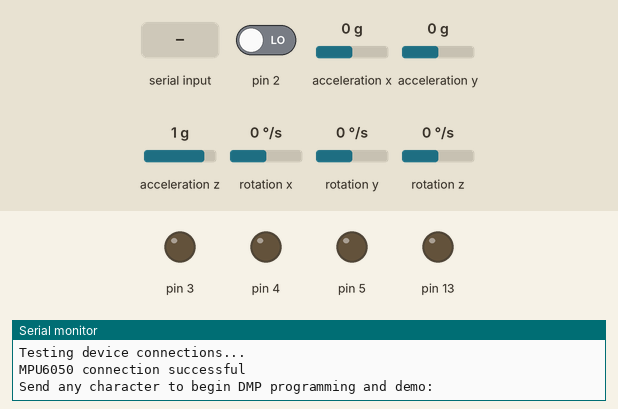
Bench run of a sketch on a simulated Arduino Uno, built with avr-gcc and run on an emulated ATmega328P. On the bench: output pins drawn as LEDs (lit = HIGH), the last lines printed to the serial monitor. The test bench sets the inputs (shaded band); at power-on: acceleration x 0 g, pin 2 LOW, acceleration y 0 g, acceleration z 1 g, rotation x 0 °/s, rotation y 0 °/s, rotation z 0 °/s. The sensor or clock chip raises its interrupt line as the real part does.

Above: at 0.9 s.
1.0 s: "1" received over Serial
At 2.2 s:
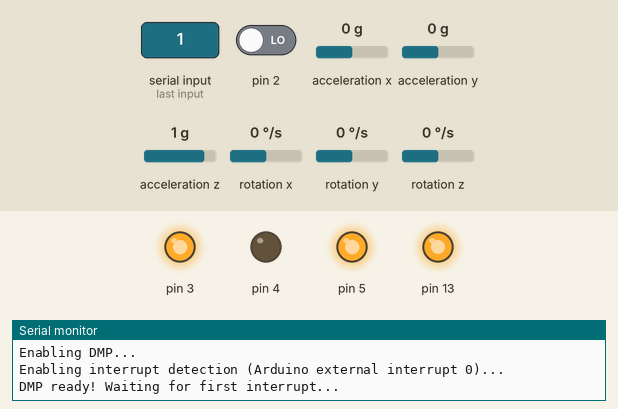
3.0 s: acceleration x set to -0.4 g
4.5 s: acceleration x set to -0.7 g
At 5.7 s:
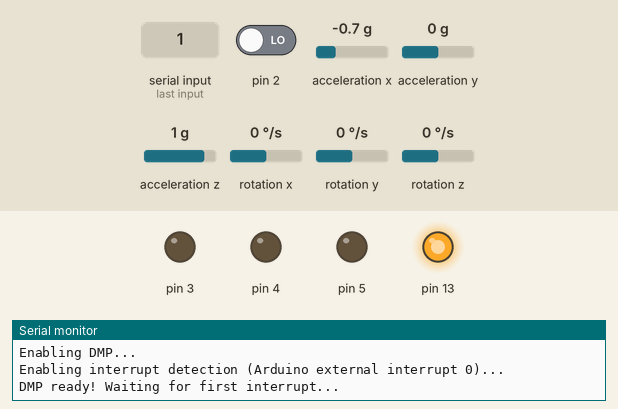
6.0 s: acceleration x set to 0.8 g
At 7.0 s:
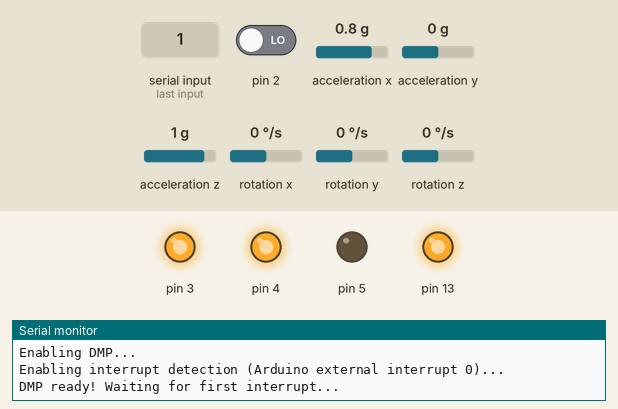
7.5 s: pin 2 driven HIGH
At 8.3 s:
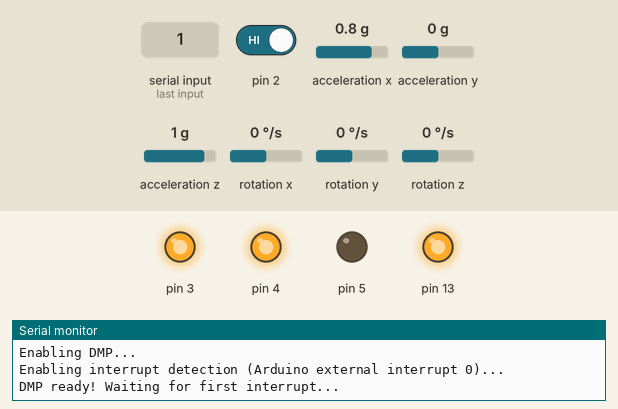
Timing chart, 0 to 10.0 s (numbered marks = the images above; inputs shaded):
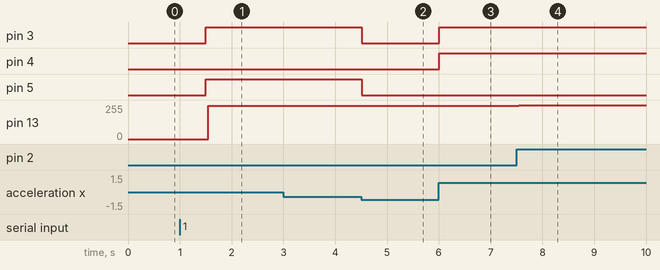

Measured:
- the behaviour switches between -0.5 and -0.6 g on acceleration x (found by bisection; images 1 and 2)
- after the input at 1.0 s, pin 3, pin 5: LOW → HIGH after 0.51 s; pin 13: 0/255 → 250/255 after 0.55 s
- after the input at 3.0 s, every drawn part: stays the same
- after the input at 4.5 s, pin 3, pin 5: HIGH → LOW at once
- after the input at 6.0 s, pin 3, pin 4: LOW → HIGH at once
- after the input at 7.5 s, pin 13: 250/255 → 255/255 after 0.05 s

The sketch:

MotorControl.ino
```cpp
#include <Wire.h>
#include <I2Cdev.h>
#include <MPU6050_6Axis_MotionApps20.h>
#include <Pid.h>
#include <Motor.h>

//Define Variables we'll be connecting to
double Setpoint, Input, Output;

double Kp = 10000;
double Ki = 0;
double Kd = 0;

//Specify the links and initial tuning parameters
Pid myPID(&Input, &Output, &Setpoint, Kp, Ki, Kd, DIRECT);

int speedOffset = 200;
int motorSpeed  = 0;

Motor myMotor(3, 4, 5);

MPU6050 mpu;

// MPU control/status vars
bool dmpReady = false;  // set true if DMP init was successful
uint8_t mpuIntStatus;   // holds actual interrupt status byte from MPU
uint8_t devStatus;      // return status after each device operation (0 = success, !0 = error)
uint16_t packetSize;    // expected DMP packet size (default is 42 bytes)
uint16_t fifoCount;     // count of all bytes currently in FIFO
uint8_t fifoBuffer[64]; // FIFO storage buffer

// orientation/motion vars
Quaternion q;        // [w, x, y, z]         quaternion container
VectorInt16 aa;      // [x, y, z]            accel sensor measurements
VectorInt16 aaReal;  // [x, y, z]            gravity-free accel sensor measurements
VectorInt16 aaWorld; // [x, y, z]            world-frame accel sensor measurements
VectorFloat gravity; // [x, y, z]            gravity vector
float euler[3];      // [psi, theta, phi]    Euler angle container
float ypr[3];        // [yaw, pitch, roll]   yaw/pitch/roll container and gravity vector

// ================================================================
// ===               INTERRUPT DETECTION ROUTINE                ===
// ================================================================

volatile bool mpuInterrupt = false; // indicates whether MPU interrupt pin has gone high

void dmpDataReady() {
	mpuInterrupt = true;
}

// ================================================================
// ===                      INITIAL SETUP                       ===
// ================================================================

void setup() {

	// join I2C bus (I2Cdev library doesn't do this automatically)
	Wire.begin();

	// initialize serial communication
	// (115200 chosen because it is required for Teapot Demo output, but it's
	// really up to you depending on your project)
	Serial.begin(115200);

	// initialize device
	Serial.println(F("Initializing I2C devices..."));
	mpu.initialize();

	// verify connection
	Serial.println(F("Testing device connections..."));
	Serial.println(mpu.testConnection() ? F("MPU6050 connection successful") : F("MPU6050 connection failed"));

	// wait for ready
	Serial.println(F("\nSend any character to begin DMP programming and demo: "));
	while (Serial.available() && Serial.read()); // empty buffer
	while (!Serial.available()); // wait for data
	while (Serial.available() && Serial.read()); // empty buffer again

	// load and configure the DMP
	Serial.println(F("Initializing DMP..."));
	devStatus = mpu.dmpInitialize();

	// make sure it worked (returns 0 if so)
	if (devStatus == 0) {
		// turn on the DMP, now that it's ready
		Serial.println(F("Enabling DMP..."));
		mpu.setDMPEnabled(true);

		// enable Arduino interrupt detection
		Serial.println(F("Enabling interrupt detection (Arduino external interrupt 0)..."));
		attachInterrupt(0, dmpDataReady, RISING);
		mpuIntStatus = mpu.getIntStatus();

		// set our DMP Ready flag so the main loop() function knows it's okay to use it
		Serial.println(F("DMP ready! Waiting for first interrupt..."));
		dmpReady = true;

		// get expected DMP packet size for later comparison
		packetSize = mpu.dmpGetFIFOPacketSize();
	} else {
		// ERROR!
		// 1 = initial memory load failed
		// 2 = DMP configuration updates failed
		// (if it's going to break, usually the code will be 1)
		Serial.print(F("DMP Initialization failed (code "));
		Serial.print(devStatus);
		Serial.println(F(")"));
	}

	//initialize the variables we're linked to
	Input = 0;
	// Higher -> board
	// Lower  -> battery
	Setpoint = 100;

	pinMode(13, OUTPUT);

	//turn the PID on
	myPID.SetMode(AUTOMATIC);

	myMotor.stop();
}

void loop() {

	// if programming failed, don't try to do anything
	if (!dmpReady) return;

	// wait for MPU interrupt or extra packet(s) available
	while (!mpuInterrupt && fifoCount < packetSize) {

		myPID.Compute();

		if (Input < -500 || Input > 750) {

			myMotor.stop();

		} else if (Output > 0) {

			motorSpeed = speedOffset + Output;
			if (motorSpeed > 255) {
				motorSpeed = 255;
			}

			myMotor.backward(motorSpeed);

		} else if (Output < 0) {

			motorSpeed = speedOffset + (-(Output));
			if (motorSpeed > 255) {
				motorSpeed = 255;
			}

			myMotor.forwards(motorSpeed);

		} else {

			myMotor.stop();
		}
	}

	// reset interrupt flag and get INT_STATUS byte
	mpuInterrupt = false;
	mpuIntStatus = mpu.getIntStatus();

	// get current FIFO count
	fifoCount = mpu.getFIFOCount();

	// check for overflow (this should never happen unless our code is too inefficient)
	if ((mpuIntStatus & 0x10) || fifoCount == 1024) {
		// reset so we can continue cleanly
		mpu.resetFIFO();
		Serial.println(F("FIFO overflow!"));

		// otherwise, check for DMP data ready interrupt (this should happen frequently)
	} else if (mpuIntStatus & 0x02) {
		// wait for correct available data length, should be a VERY short wait
		while (fifoCount < packetSize) fifoCount = mpu.getFIFOCount();

		// read a packet from FIFO
		mpu.getFIFOBytes(fifoBuffer, packetSize);

		// track FIFO count here in case there is > 1 packet available
		// (this lets us immediately read more without waiting for an interrupt)
		fifoCount -= packetSize;

		// display Euler angles in degrees
		mpu.dmpGetQuaternion(&q, fifoBuffer);
		mpu.dmpGetGravity(&gravity, &q);
		mpu.dmpGetYawPitchRoll(ypr, &q, &gravity);

		Input = ypr[1] * 1000;
	}
}
```
